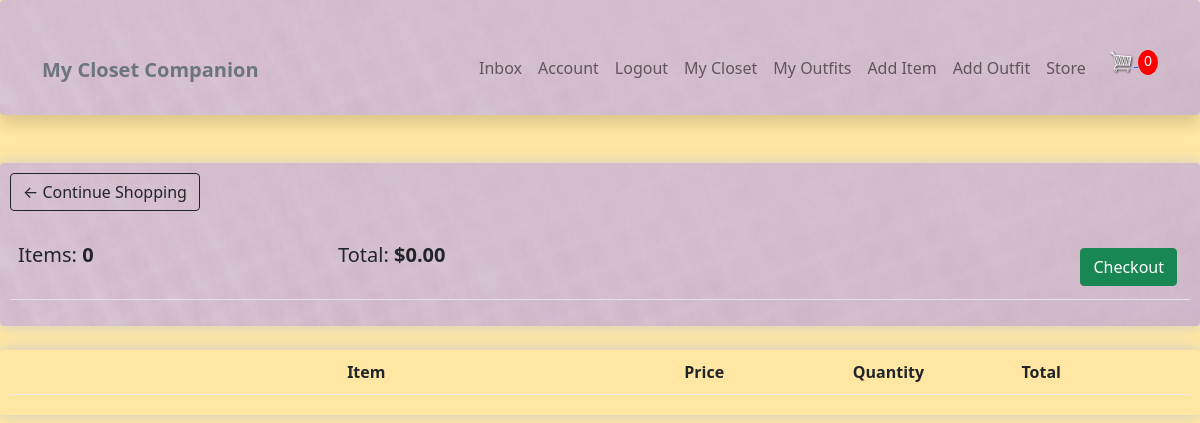
The page /store/cart/ (signed in) on the database as committed earlier.
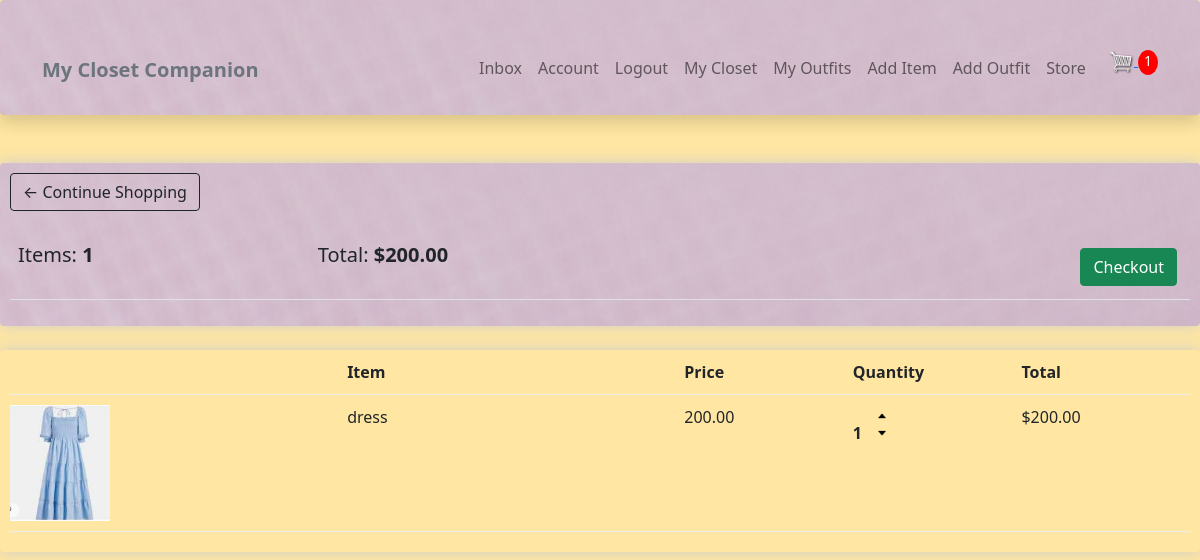
The same page on the database as committed later.
### store/models.py (models this page shows, shortened)
class Order(models.Model):
    customer = models.ForeignKey(Profile, on_delete=models.CASCADE, null=True, blank=True)
    date_ordered = models.DateTimeField(auto_now_add=True)
    complete = models.BooleanField(default=False)
    transaction_id = models.CharField(max_length=100, null=True)
    @property
    def get_cart_total(self):
        orderitems = self.orderitem_set.all()
        total = sum([item.get_total for item in orderitems])
        return total
    @property
    def get_cart_items(self):
        orderitems = self.orderitem_set.all()
        total = sum([item.quantity for item in orderitems])
        return total

class OrderItem(models.Model):
    item = models.ForeignKey(Item, on_delete = models.SET_NULL, null=True)
    order = models.ForeignKey(Order, on_delete=models.SET_NULL, null=True)
    quantity = models.IntegerField(default=0, null=True, blank=True)
    date_added = models.DateTimeField(auto_now_add=True)
    @property
    def get_total(self):
        total = self.item.price * self.quantity
        return total

### wardrobe/models.py (models this page shows, shortened)
class Item(models.Model):
    top = 'top'
    bottom = 'bottom'
    dress = 'dress'
    shoe = 'shoe'
    outerwear = 'outerwear'
    handbag = 'handbag'
    other = 'other'
    item_type = [
        (top, 'top'),
        (bottom, 'bottom'),
        (dress, 'dress'),
        (shoe, 'shoe'),
        (outerwear, 'outerwear'),
        (handbag, 'handbag'),
        (other, 'other'),
    ]
    owner = models.ForeignKey(Profile, null=True, blank=True, on_delete=models.CASCADE)
    name = models.CharField(max_length=100)
    description = models.TextField(max_length=300, blank=True, null=True)
    type = models.CharField(max_length=100, choices = item_type, default=shoe)
    image = ResizedImageField(size=[200, 200], upload_to="images")
    sell = models.BooleanField(default=False)
    price = models.DecimalField(max_digits=7, decimal_places=2, blank=True, null=True)
    tags = models.ManyToManyField('Tag', blank=True)
    created = models.DateTimeField(auto_now_add=True)
    id = models.UUIDField(default=uuid.uuid4, unique=True, primary_key=True, editable=False)
    @property
    def imageURL(self):
        try:
            url = self.image.url
        except:
            url = ''
        return url

### store/views.py (the view)
# urls.py: path('cart/', views.cart, name="cart"),
@login_required(login_url="login")
def cart(request):
    data = cartData(request)
    cartItems = data['cartItems']
    order = data['order']
    orderItems = data['orderItems']
    context = {'orderItems': orderItems, 'order': order, 'cartItems': cartItems}
    return render(request, 'store/cart.html', context)

### store/utils.py (called while the page is built)
def cartData(request):
	if request.user.is_authenticated:
		customer = request.user.profile
		order, created = Order.objects.get_or_create(customer=customer, complete=False)
		orderItems = order.orderitem_set.all()
		cartItems = order.get_cart_items
	else:
		return redirect('login')
	return {'cartItems': cartItems ,'order': order, 'orderItems': orderItems}

### store/templates/store/cart.html
{% extends 'main.html' %}
{% load static %}
{% block content %}
<div class="row">
    <div class="col-lg-12">
        <div class="box-element texture">
            <a href="{% url 'store' %}" class="btn btn-outline-dark">&#x2190; Continue Shopping</a>
            <br>
            <br>
            <table class="table">
                <tr>
                    <th><h5>Items: <strong>{{order.get_cart_items}}</strong></h5></th>
                    <th><h5>Total: <strong>${{order.get_cart_total|floatformat:2}}</strong></h5></th>
                    <th>
                        <a style="float:right; margin: 5px" class="btn btn-success" href="{% url 'checkout' %}">Checkout</a>
                    </th>
                </tr>
            </table>
        </div>
        <br>
        <div class="box-element">
            <div class="cart-row">
                <div style="flex:2"></div>
                <div style="flex:2"><strong>Item</strong></div>
                <div style="flex:1"><strong>Price</strong></div>
                <div style="flex:1"><strong>Quantity</strong></div>
                <div style="flex:1"><strong>Total</strong></div>
            </div>
            {% for orderItem in orderItems %}
            <div class="cart-row">
                <div style="flex:2"><img class="row-image" src="{{orderItem.item.imageURL}}"></div>
                <div style="flex:2">{{orderItem.item.name}}</div>
                <div style="flex:1">{{orderItem.item.price|floatformat:2}}</div>
                <div style="flex:1">
                    <p class="quantity">{{orderItem.quantity}}</p>
                    <div class="quantity">
                        <img data-product="{{orderItem.item.id}}" data-action = "add" src="{% static 'images/arrow-up.png' %}" class="chg-quantity update-cart">
                        <img data-product="{{orderItem.item.id}}" data-action = "remove" src="{% static 'images/arrow-down.png' %}" class="chg-quantity update-cart">
                    </div>
                </div>
                <div style="flex:1">${{orderItem.get_total}}</div>
            </div>
            {% endfor %}
        </div>
    </div>
</div>
{% endblock %}

Rows that differ between the two databases and show on the page:
computed for Order: get_cart_items "0" → "1"; get_cart_total "0.00" → "200.00"
added OrderItem: item.imageURL (picture), item.name "dress", item.price "200.00", quantity "1", get_total "200.00"
Other text that changed with them:
{{ cartItems }}: "0" → "1"
